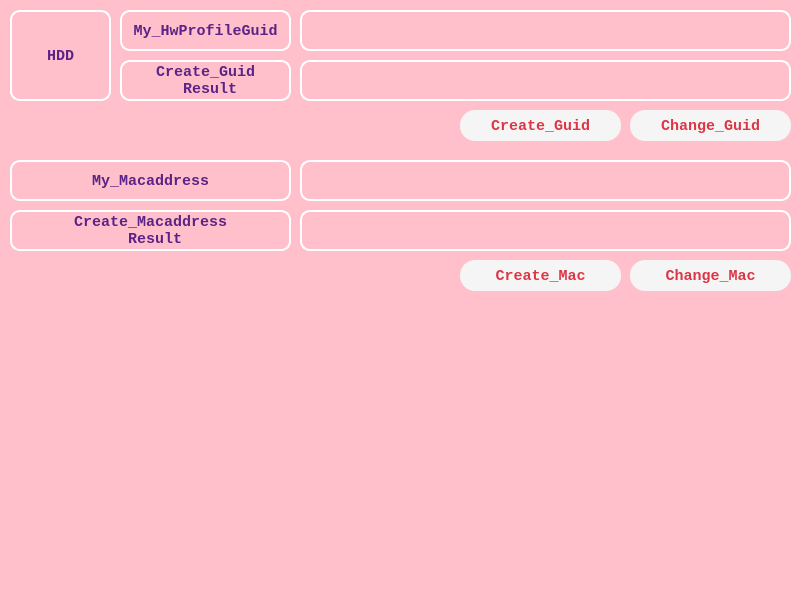
<?xml version="1.0" encoding="UTF-8"?>
<ui version="4.0">
 <class>mainWindow</class>
 <widget class="QMainWindow" name="mainWindow">
  <property name="windowModality">
   <enum>Qt::WindowModal</enum>
  </property>
  <property name="geometry">
   <rect>
    <x>0</x>
    <y>0</y>
    <width>800</width>
    <height>600</height>
   </rect>
  </property>
  <property name="minimumSize">
   <size>
    <width>800</width>
    <height>600</height>
   </size>
  </property>
  <property name="maximumSize">
   <size>
    <width>800</width>
    <height>600</height>
   </size>
  </property>
  <property name="font">
   <font>
    <family>Consolas</family>
   </font>
  </property>
  <property name="cursor">
   <cursorShape>ArrowCursor</cursorShape>
  </property>
  <property name="contextMenuPolicy">
   <enum>Qt::DefaultContextMenu</enum>
  </property>
  <property name="windowTitle">
   <string>Py_Yolo V1.0</string>
  </property>
  <property name="windowIcon">
   <iconset>
    <normaloff>../종합/다운로드.png</normaloff>../종합/다운로드.png</iconset>
  </property>
  <property name="styleSheet">
   <string notr="true">background-color: pink;
QAbstractScrollArea.background:white;</string>
  </property>
  <property name="dockNestingEnabled">
   <bool>false</bool>
  </property>
  <widget class="QWidget" name="centralwidget">
   <widget class="QPushButton" name="BT_Change">
    <property name="geometry">
     <rect>
      <x>630</x>
      <y>110</y>
      <width>161</width>
      <height>31</height>
     </rect>
    </property>
    <property name="font">
     <font>
      <family>Consolas</family>
      <pointsize>11</pointsize>
      <weight>75</weight>
      <italic>false</italic>
      <bold>true</bold>
     </font>
    </property>
    <property name="cursor">
     <cursorShape>PointingHandCursor</cursorShape>
    </property>
    <property name="focusPolicy">
     <enum>Qt::NoFocus</enum>
    </property>
    <property name="styleSheet">
     <string notr="true">color: #dc3545;
border-color: #dc3545;
background-color: whitesmoke;
border-radius: 15px;</string>
    </property>
    <property name="text">
     <string>Change_Guid</string>
    </property>
   </widget>
   <widget class="QLabel" name="label_2">
    <property name="geometry">
     <rect>
      <x>120</x>
      <y>10</y>
      <width>171</width>
      <height>41</height>
     </rect>
    </property>
    <property name="font">
     <font>
      <family>Consolas</family>
      <pointsize>11</pointsize>
      <weight>75</weight>
      <bold>true</bold>
     </font>
    </property>
    <property name="styleSheet">
     <string notr="true">border: 2px solid white; 
color: #5B2386;
border-radius: 10px;</string>
    </property>
    <property name="text">
     <string>My_HwProfileGuid</string>
    </property>
    <property name="alignment">
     <set>Qt::AlignCenter</set>
    </property>
   </widget>
   <widget class="QPushButton" name="BT_Create">
    <property name="geometry">
     <rect>
      <x>460</x>
      <y>110</y>
      <width>161</width>
      <height>31</height>
     </rect>
    </property>
    <property name="font">
     <font>
      <family>Consolas</family>
      <pointsize>11</pointsize>
      <weight>75</weight>
      <italic>false</italic>
      <bold>true</bold>
     </font>
    </property>
    <property name="cursor">
     <cursorShape>PointingHandCursor</cursorShape>
    </property>
    <property name="focusPolicy">
     <enum>Qt::NoFocus</enum>
    </property>
    <property name="styleSheet">
     <string notr="true">color: #dc3545;
border-color: #dc3545;
background-color: whitesmoke;
border-radius: 15px;</string>
    </property>
    <property name="text">
     <string>Create_Guid</string>
    </property>
   </widget>
   <widget class="QLabel" name="label_4">
    <property name="geometry">
     <rect>
      <x>300</x>
      <y>10</y>
      <width>491</width>
      <height>41</height>
     </rect>
    </property>
    <property name="font">
     <font>
      <family>Consolas</family>
      <pointsize>11</pointsize>
      <weight>75</weight>
      <bold>true</bold>
     </font>
    </property>
    <property name="styleSheet">
     <string notr="true">border: 2px solid white; 
color: #5B2386;
border-radius: 10px;</string>
    </property>
    <property name="text">
     <string/>
    </property>
    <property name="alignment">
     <set>Qt::AlignCenter</set>
    </property>
   </widget>
   <widget class="QLabel" name="label_3">
    <property name="geometry">
     <rect>
      <x>10</x>
      <y>10</y>
      <width>101</width>
      <height>91</height>
     </rect>
    </property>
    <property name="font">
     <font>
      <family>Consolas</family>
      <pointsize>11</pointsize>
      <weight>75</weight>
      <bold>true</bold>
     </font>
    </property>
    <property name="styleSheet">
     <string notr="true">border: 2px solid white; 
color: #5B2386;
border-radius: 10px;</string>
    </property>
    <property name="text">
     <string>HDD</string>
    </property>
    <property name="alignment">
     <set>Qt::AlignCenter</set>
    </property>
   </widget>
   <widget class="QLabel" name="label_5">
    <property name="geometry">
     <rect>
      <x>120</x>
      <y>60</y>
      <width>171</width>
      <height>41</height>
     </rect>
    </property>
    <property name="font">
     <font>
      <family>Consolas</family>
      <pointsize>11</pointsize>
      <weight>75</weight>
      <bold>true</bold>
     </font>
    </property>
    <property name="styleSheet">
     <string notr="true">border: 2px solid white; 
color: #5B2386;
border-radius: 10px;</string>
    </property>
    <property name="text">
     <string>Create_Guid
 Result</string>
    </property>
    <property name="alignment">
     <set>Qt::AlignCenter</set>
    </property>
   </widget>
   <widget class="QLabel" name="label_6">
    <property name="geometry">
     <rect>
      <x>300</x>
      <y>60</y>
      <width>491</width>
      <height>41</height>
     </rect>
    </property>
    <property name="font">
     <font>
      <family>Consolas</family>
      <pointsize>11</pointsize>
      <weight>75</weight>
      <bold>true</bold>
     </font>
    </property>
    <property name="styleSheet">
     <string notr="true">border: 2px solid white; 
color: #5B2386;
border-radius: 10px;</string>
    </property>
    <property name="text">
     <string/>
    </property>
    <property name="alignment">
     <set>Qt::AlignCenter</set>
    </property>
   </widget>
   <widget class="QPushButton" name="BT_Create_Mac">
    <property name="geometry">
     <rect>
      <x>460</x>
      <y>260</y>
      <width>161</width>
      <height>31</height>
     </rect>
    </property>
    <property name="font">
     <font>
      <family>Consolas</family>
      <pointsize>11</pointsize>
      <weight>75</weight>
      <italic>false</italic>
      <bold>true</bold>
     </font>
    </property>
    <property name="cursor">
     <cursorShape>PointingHandCursor</cursorShape>
    </property>
    <property name="focusPolicy">
     <enum>Qt::NoFocus</enum>
    </property>
    <property name="styleSheet">
     <string notr="true">color: #dc3545;
border-color: #dc3545;
background-color: whitesmoke;
border-radius: 15px;</string>
    </property>
    <property name="text">
     <string>Create_Mac</string>
    </property>
   </widget>
   <widget class="QLabel" name="label_7">
    <property name="geometry">
     <rect>
      <x>10</x>
      <y>160</y>
      <width>281</width>
      <height>41</height>
     </rect>
    </property>
    <property name="font">
     <font>
      <family>Consolas</family>
      <pointsize>11</pointsize>
      <weight>75</weight>
      <bold>true</bold>
     </font>
    </property>
    <property name="styleSheet">
     <string notr="true">border: 2px solid white; 
color: #5B2386;
border-radius: 10px;</string>
    </property>
    <property name="text">
     <string>My_Macaddress</string>
    </property>
    <property name="alignment">
     <set>Qt::AlignCenter</set>
    </property>
   </widget>
   <widget class="QLabel" name="label_8">
    <property name="geometry">
     <rect>
      <x>10</x>
      <y>210</y>
      <width>281</width>
      <height>41</height>
     </rect>
    </property>
    <property name="font">
     <font>
      <family>Consolas</family>
      <pointsize>11</pointsize>
      <weight>75</weight>
      <bold>true</bold>
     </font>
    </property>
    <property name="styleSheet">
     <string notr="true">border: 2px solid white; 
color: #5B2386;
border-radius: 10px;</string>
    </property>
    <property name="text">
     <string>Create_Macaddress
 Result</string>
    </property>
    <property name="alignment">
     <set>Qt::AlignCenter</set>
    </property>
   </widget>
   <widget class="QLabel" name="label_9">
    <property name="geometry">
     <rect>
      <x>300</x>
      <y>160</y>
      <width>491</width>
      <height>41</height>
     </rect>
    </property>
    <property name="font">
     <font>
      <family>Consolas</family>
      <pointsize>11</pointsize>
      <weight>75</weight>
      <bold>true</bold>
     </font>
    </property>
    <property name="styleSheet">
     <string notr="true">border: 2px solid white; 
color: #5B2386;
border-radius: 10px;</string>
    </property>
    <property name="text">
     <string/>
    </property>
    <property name="alignment">
     <set>Qt::AlignCenter</set>
    </property>
   </widget>
   <widget class="QLabel" name="label_10">
    <property name="geometry">
     <rect>
      <x>300</x>
      <y>210</y>
      <width>491</width>
      <height>41</height>
     </rect>
    </property>
    <property name="font">
     <font>
      <family>Consolas</family>
      <pointsize>11</pointsize>
      <weight>75</weight>
      <bold>true</bold>
     </font>
    </property>
    <property name="styleSheet">
     <string notr="true">border: 2px solid white; 
color: #5B2386;
border-radius: 10px;</string>
    </property>
    <property name="text">
     <string/>
    </property>
    <property name="alignment">
     <set>Qt::AlignCenter</set>
    </property>
   </widget>
   <widget class="QPushButton" name="BT_Canage_Mac">
    <property name="geometry">
     <rect>
      <x>630</x>
      <y>260</y>
      <width>161</width>
      <height>31</height>
     </rect>
    </property>
    <property name="font">
     <font>
      <family>Consolas</family>
      <pointsize>11</pointsize>
      <weight>75</weight>
      <italic>false</italic>
      <bold>true</bold>
     </font>
    </property>
    <property name="cursor">
     <cursorShape>PointingHandCursor</cursorShape>
    </property>
    <property name="focusPolicy">
     <enum>Qt::NoFocus</enum>
    </property>
    <property name="styleSheet">
     <string notr="true">color: #dc3545;
border-color: #dc3545;
background-color: whitesmoke;
border-radius: 15px;</string>
    </property>
    <property name="text">
     <string>Change_Mac</string>
    </property>
   </widget>
  </widget>
  <widget class="QStatusBar" name="statusbar"/>
 </widget>
 <resources/>
 <connections/>
</ui>
